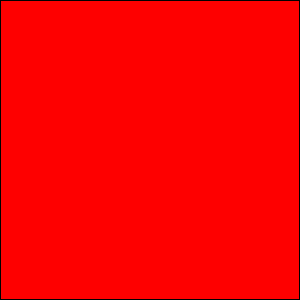
Frame 1 (no input)
Frame 60 (the mouse pressed at the canvas centre just before this capture): identical to frame 1, image omitted
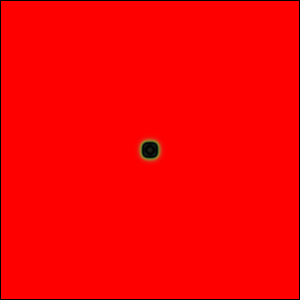
Frame 120 (the mouse held since frame 60 and released just before this capture)

The Processing sketch that drew these frames (run headless with seeded random() and noise(); from frame 60 on, the mouse is pressed at the canvas centre):

// Processing sketch: ReactionDiffuction_13
// ── ReactionDiffuction_13.pde
Cell grid[][];
Cell next[][];

float Da = 1.0;
float Db = 0.5;
float f = 0.05604; //f= 0.023839595, 0.05604
float k = 0.06199; //k= 0.053589858, 0.06199
float dt = 1.0;


void setup() {
  size(300, 300);
  background(0);
  colorMode(HSB);

  grid = new Cell[width][height];
  next = new Cell[width][height];
  //initial fill grid
  for (int x=0; x<width; ++x) {
    for (int y=0; y<height; ++y) {
      grid[x][y] = new Cell(1, 0, x, y);
      next[x][y] = new Cell(1, 0, x, y);
    }
  }
}


//int kk=0;
void draw() {
  //println(frameRate);
  //println("draw"+kk++);
  for (int x=1; x<width-1; ++x) {
    for (int y=1; y<height-1; ++y) {
      next[x][y] = grid[x][y].calcNext();
    }
  }

  loadPixels();

  //for (int x=1; x<width-1; x+=4) {
  //  for (int y=1; y<height-1; y+=4) {
  //    next[x][y].show();
  //  }
  //}
  for (int x=1; x<width-1; ++x) {
    for (int y=1; y<height-1; ++y) {
      float a = next[x][y].a;
      float b = next[x][y].b;
      color c = color(255*(b), 255*(a), 255*abs(a-b));
      pixels[x+width*y]=c;
    }
  }
  updatePixels();

  Cell[][] temp = grid;
  grid = next;
  next = temp;
}


void mousePressed() {
  for (int x=mouseX-5; x<mouseX+5; ++x) {
    for (int y=mouseY-5; y<mouseY+5; ++y) {
      grid[x][y] = new Cell(0, 1, x, y);
    }
  }
}

void keyPressed() {
  if (key=='q') {
    f = f-0.0001;
    println("f= "+f);
  }
  if (key=='w') {
    f = f+0.0001;
    println("f= "+f);
  }
  if (key=='e') {
    k = k-0.0001;
    println("k= "+k);
  }
  if (key=='r') {
    k = k+0.0001;
    println("k= "+k);
  }
}

// ── Cell.pde
class Cell {
  float a;
  float b;
  int x;
  int y;




  Cell(float a, float b, int x, int y) {
    this.a = a;
    this.b = b;
    this.x = x;
    this.y = y;
  }


  Cell calcNext() {
    float a_ = a+(Da*laplace("a")-a*b*b+f*(1-a))*dt;
    float b_ = b+(Db*laplace("b")+a*b*b-(k+f)*b)*dt;
    //println("a: "+a_+" , b: "+b_);
    return new Cell(a_, b_, x, y);
  }

  float laplace(String chemical) {
    float sum =0;
    //println("x: "+x+" , y: "+y);
    if (chemical.equalsIgnoreCase("a")) {
      sum+=grid[x][y].a*(-1.0);
      sum+=grid[x+1][y].a*0.2;
      sum+=grid[x-1][y].a*0.2;
      sum+=grid[x][y+1].a*0.2;
      sum+=grid[x][y-1].a*0.2;
      sum+=grid[x+1][y+1].a*0.05;
      sum+=grid[x-1][y+1].a*0.05;
      sum+=grid[x+1][y-1].a*0.05;
      sum+=grid[x-1][y-1].a*0.05;
    } else {
      sum+=grid[x][y].b*(-1.0);
      sum+=grid[x+1][y].b*0.2;
      sum+=grid[x-1][y].b*0.2;
      sum+=grid[x][y+1].b*0.2;
      sum+=grid[x][y-1].b*0.2;
      sum+=grid[x+1][y+1].b*0.05;
      sum+=grid[x-1][y+1].b*0.05;
      sum+=grid[x+1][y-1].b*0.05;
      sum+=grid[x-1][y-1].b*0.05;
    }
    return sum;
  }



  void show() {
    //float col = constrain(255*(a-b), 0, 255);
    //color c = color(col,col,255);
    //color cc = color(45, 255, 195);
    //color c = lerpColor(color(255), cc, 1-(a-b));
    color c = color(255*(a-b), 255, 255);
    pixels[x+width*y]=c;

    //for (int i=x; i<x+4; ++i) {
    //  for (int j=y; j<y+4; ++j) {
    //    int index =i+width*j;
    //    if (index<width*height)
    //      pixels[i+width*j]=c;
    //  }
    //}
  }
}
